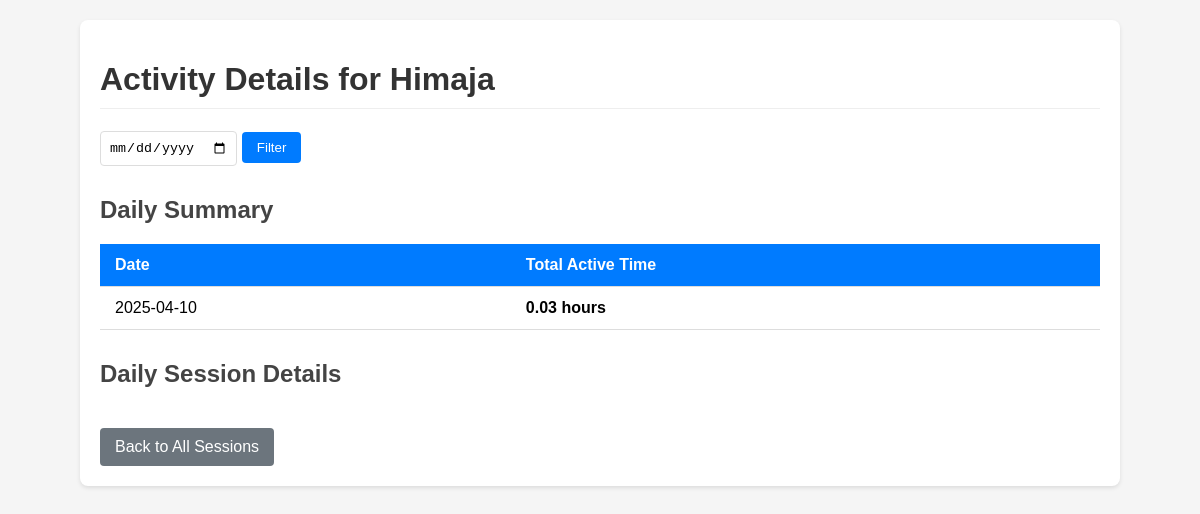
/user-activity/Himaja, run on the app's committed database.
### tables this page shows
CREATE TABLE daily_activity
                (date TEXT,
                 username TEXT,
                 total_active_seconds INTEGER,
                 PRIMARY KEY (date, username));

### app.py (the view, shortened to what this page needs)
@app.route('/user-activity/<username>')
def user_activity(username):
    selected_date = request.args.get('date')
    conn = sqlite3.connect('faces.db')
    c = conn.cursor()
    if selected_date:
        c.execute("""SELECT date, login_time, logout_time, duration_seconds
                   FROM session_details
                   WHERE username = ? AND date = ?
                   ORDER BY login_time DESC""", (username, selected_date))
    else:
        c.execute("""SELECT date, login_time, logout_time, duration_seconds
                   FROM session_details
                   WHERE username = ?
                   ORDER BY login_time DESC""", (username,))
    sessions = c.fetchall()
    if selected_date:
        c.execute("""SELECT date, total_active_seconds
                   FROM daily_activity
                   WHERE username = ? AND date = ?
                   ORDER BY date DESC""", (username, selected_date))
    else:
        c.execute("""SELECT date, total_active_seconds
                   FROM daily_activity
                   WHERE username = ?
                   ORDER BY date DESC""", (username,))
    daily_totals = c.fetchall()
    conn.close()
    sessions_by_date = {}
    return render_template('user_activity.html',
                         username=username,
                         sessions_by_date=sessions_by_date,
                         daily_totals=daily_totals,
                         selected_date=selected_date)

### templates/user_activity.html (shortened to what this page needs)
<!DOCTYPE html>
<html lang="en">
<head>
</head>
<body>
    <div class="container">
        <h1>Activity Details for {{ username }}</h1>
        <div class="date-filter">
            <form method="get" action="">
                <input type="date" name="date" value="{{ selected_date if selected_date else '' }}">
                <button type="submit">Filter</button>
            </form>
        </div>
        <h2>Daily Summary</h2>
        <table>
            <thead>
                <tr>
                    <th>Date</th>
                    <th>Total Active Time</th>
                </tr>
            </thead>
            <tbody>
                {% for date, seconds in daily_totals %}
                <tr>
                    <td>{{ date }}</td>
                    <td class="duration">{{ (seconds / 3600)|round(2) }} hours</td>
                </tr>
                {% endfor %}
            </tbody>
        </table>
        <h2>Daily Session Details</h2>
        <a href="/sessions" class="back-btn">Back to All Sessions</a>
    </div>
</body>
</html>

### templates/user_activity.html (style rules this page uses)
body { font-family: Arial, sans-serif; margin: 0; padding: 20px; background-color: #f5f5f5; }
.container { max-width: 1000px; margin: 0 auto; background: white; padding: 20px; border-radius: 8px; box-shadow: 0 2px 4px rgba(0,0,0,0.1); }
h1 { color: #333; border-bottom: 1px solid #eee; padding-bottom: 10px; }
h2 { color: #444; margin-top: 30px; }
table { width: 100%; border-collapse: collapse; margin-top: 15px; }
th, td { padding: 12px 15px; text-align: left; border-bottom: 1px solid #ddd; }
th { background-color: #007bff; color: white; }
.back-btn { display: inline-block; margin-top: 20px; padding: 10px 15px; background-color: #6c757d; color: white; text-decoration: none; border-radius: 4px; }
.duration { font-weight: bold; }
.date-filter { margin: 20px 0; display: flex; gap: 10px; align-items: center; }
.date-filter input[type="date"] { padding: 8px; border: 1px solid #ddd; border-radius: 4px; }
.date-filter button { padding: 8px 15px; background-color: #007bff; color: white; border: none; border-radius: 4px; cursor: pointer; }

### data on the page
daily_activity: username "Himaja", date "2025-04-10", (seconds/3600)|round(2) "0.03"
